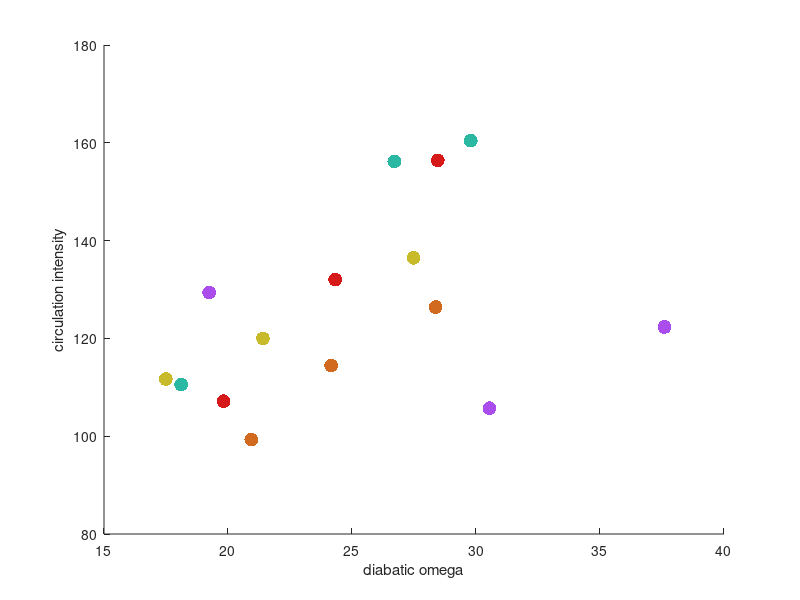
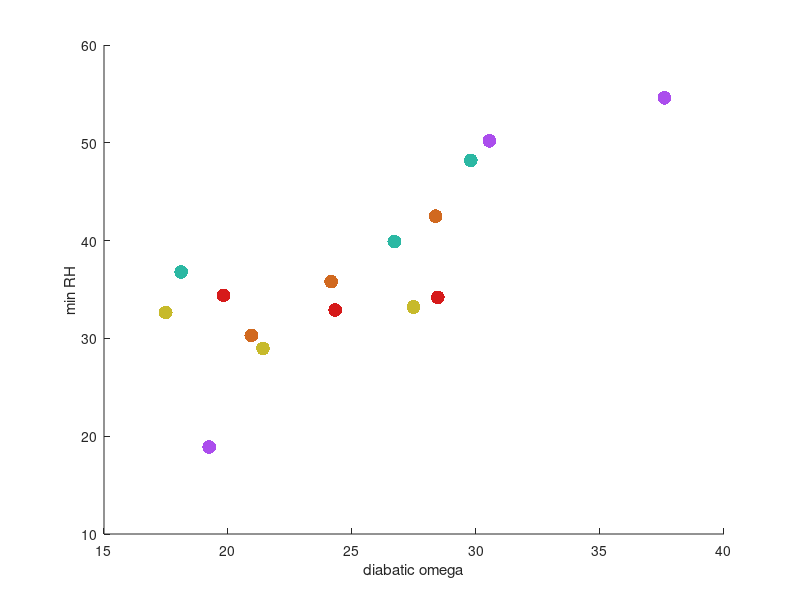
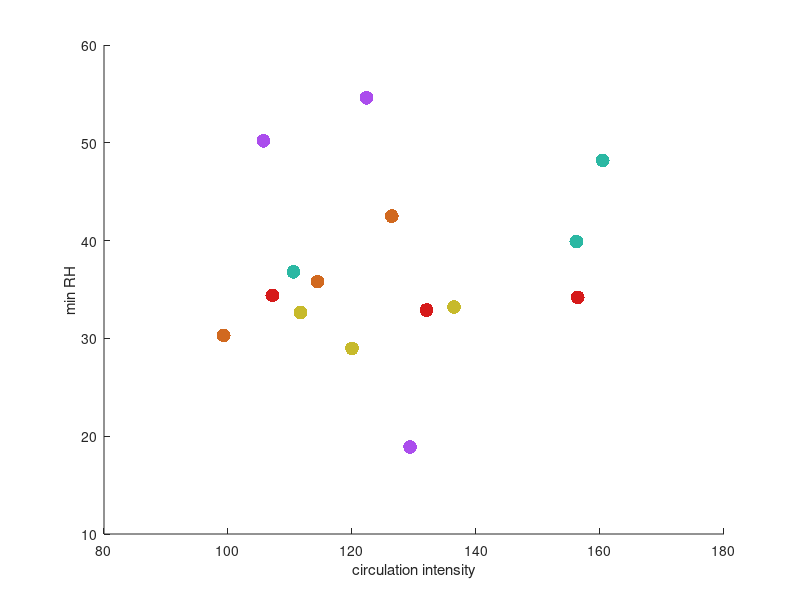
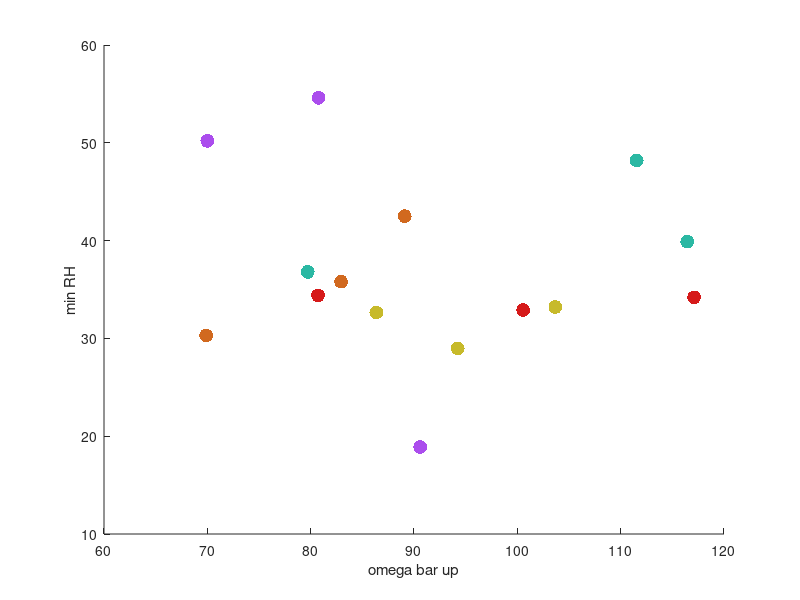

Reproduce these figures in MATLAB, in order.
%------------------------------------------------------------------
% scatter_rh_vs_circ.m
%
% script to produce a scatter plot of rh vs circulation metrics
%
% levi silvers                                feb 26, 2021
%------------------------------------------------------------------

%%[red green blue]
%c1=[0.4940 0.1840 0.5560]; % purple
%c2=[0.25 0.32 0.65]; % 
%%c3=[0 0.4470 0.7410]; % darkish blue
%c4=[0.42 0.38 0.4]; % 
%%c5=[0.3010 0.7450 0.9330]; % light blue
%c6=[0.9290 0.6940 0.1250]; % gentle yellow
%c7=[0.70 0.68 0.16]; % gentle yellow
%c8=[0.8500 0.3250 0.0980]; % rusty
%c9=[0.4660 0.6740 0.1880]; % green
%c10=[0.6500 0.48 0.14]; % 
%c11=[0.6350 0.0780 0.1840];

%------------------------------------------
%% from the ncl colortable file: cb_9step.rgb
% ncolors=78
%# r   g   b
%        255     0       0
%        255     128     0
%        255     255     0
%        0       255     0
%        0       0       255
%        128     0       255
%        219     219     255
%        194     194     250
%        158     158     247
%        130     130     255
%        97      97      255
%        64      64      232
%        0       0       194
%        0       0       148
%        222     250     245
%        194     245     237
%        156     230     217
%        112     204     191
c2=[43 184 163]/255;               % CAM6
%        0       156     133
%        0       120     102
%        0       92      79
%        219     255     219
%        186     245     186
%        140     235     140
%        92      209     92
%        0       184     0
%        0       145     0
%        0       105     0
%        0       77      0
%        235     204     255
%        222     176     255
%        199     148     237
%        186     112     237
c3=[171 77 237]/255;               % GEOS
%        138     51      199
%        107     0       186
%        84      0       145
%        250     227     240
%        247     204     230
%        245     173     214
%        240     138     194
%        217     92      163
%        189     0       130
%        153     0       107
%        117     0       82
%        255     219     219
%        255     189     189
%        255     145     145
%        250     97      97
c4=[214 26 26]/255;               % SPCAM
%        163     0       0
%        125     0       0
%        92      0       0
%        255     252     214
%        252     242     168
%        252     237     128
%        227     209     0
c5=[199 186 43]/255; 
%c5=[161 150 0]/255;             % SPXCAM
%        120     112     0
%        84      82      0
%        255     222     199
%        252     199     161
%        250     176     125
%        232     143     79
c1=[209 105 31]/255;             % CAM5
%        186     77      0
%        153     64      0
%        115     48      0
%        240     240     240
%        222     222     222
%        199     199     199
%        171     171     171
%        145     145     145
%        120     120     120
%        94      94      94
%        74      74      74
%%------------------------------------------

% convert rgb values to matlab form: 
%c3=c3_a/255;
%c5=c5_a/255;


clear col

clr(1,:)   =c1;  % cam5
clr(2,:)   =c1;
clr(3,:)   =c1;
clr(4,:)   =c2;  % cam6
clr(5,:)   =c2;
clr(6,:)   =c2;
clr(7,:)   =c3;  % GEOS
clr(8,:)   =c3;
clr(9,:)   =c3;
clr(10,:)  =c4;  % SPCAM
clr(11,:)  =c4;
clr(12,:)  =c4;
clr(13,:)  =c5;  % SPCAM
clr(14,:)  =c5;
clr(15,:)  =c5;


rh_min   = zeros(12);
circ_in  = zeros(12);
omega_db = zeros(12);
omega_dn = zeros(12);
omega_up = zeros(12);

%rh_min(1:3)   -> cam5 295K, 300K, 305K
%rh_min(4:6)   -> cam6
%rh_min(7:9)   -> GEOS
%rh_min(10:12) -> SPCAM 
%rh_min(13:15) -> SPCAM 

rh_min   = [42.5,35.8,30.3,48.2,39.9,36.8,54.6,50.2,18.9,34.2,32.9,34.4,33.21,28.98,32.65];
omega_db = [28.37,24.16,20.94,29.79,26.71,18.11,37.60,30.54,19.24,28.46,24.32,19.82,27.48,21.41,17.49];
circ_in  = [126.41,114.45,99.30,160.44,156.19,110.56,122.34,105.72,129.37,156.41,132.02,107.16,136.46,120.00,111.69];
omega_dn = [37.31,31.51,29.41,48.90,39.75,30.85,41.59,35.72,38.77,39.30,31.46,26.46,32.78,25.77,25.34];
omega_up = [89.10,82.94,69.89,111.54,116.44,79.71,80.76,70.00,90.60,117.10,100.56,80.71,103.68,94.23,86.35];

%rh_min=[42.5,35.8,30.3,48.2,39.9,36.8];
%omega_d2=[38.0,27.3,21.5,41.8,32.8,21.9];

figure
%scatter(rh_min,omega_d2,[],col,'filled','SizeData',100)
scatter(omega_db,circ_in,[],clr,'filled','SizeData',100)
xlabel('diabatic omega')
ylabel('circulation intensity')

figure
scatter(omega_db,rh_min,[],clr,'filled','SizeData',100)
xlabel('diabatic omega')
ylabel('min RH')

figure
scatter(circ_in,rh_min,[],clr,'filled','SizeData',100)
xlabel('circulation intensity')
ylabel('min RH')

figure
scatter(omega_up,rh_min,[],clr,'filled','SizeData',100)
xlabel('omega bar up')
ylabel('min RH')

figure
scatter(omega_db,omega_dn,[],clr,'filled','SizeData',100)
xlabel('diabatic omega')
ylabel('omega bar dn')










